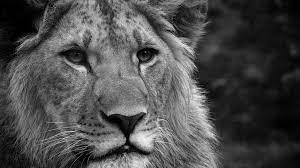
#> input picture tubitak/tubitak_arastirma/grayscale1.jpeg, 300 x 168 px
$ python grayscale_img.py
#> lines starting #> are read from the running program, lines starting #| are printed output that depends on the picture
from PIL import Image

import matplotlib.pyplot as plt

import math

input_image = Image.open("grayscale1.jpeg")
#> input_image is the input picture: PIL image 300x168 RGB; min 0, max 252, mean 76.4

pixel_map = input_image.load()

freq_table = {}

for i in range(1, 255//8 + 2):
    freq_table[str(i)] = 0


'''
1: 7                1: [0, 7]
2: 6                2: [8, 15]
...

C = {c1, c2, c3, ..., c ceil(255/8) }


c1: [0, 8)
c2: [8, 16)
c3: [16, 24)
c4: [24, 32)
c5: [32, 40)
c6: [40, 48)
c7: [48, 56)
c8: [56, 64)
c9: [64, 72)

c1: [0, s)
c2: [s, 2s)
c3: [2s, 3s)
...
ci: [(i-1)*s, i*s)
'''


width, height = input_image.size
#> width = 300; height = 168

for i in range(width):
    for j in range(height):
        r, g, b= input_image.getpixel((i, j))
        # r = g = b
        # p --> p // s + 1 ==> p: pixel degeri, s: aralik degeri (8)
        ait_oldugu_class = str(r // 8 + 1)
        '''
        ustteki formul dogru cunku class'lari 1'den baslattigimiz icin 1 ekliyoruz ve aralik 8 oldugu icin
        de 8 e boluyoruz
        '''
        # print(ait_oldugu_class, r)

        freq_table[ait_oldugu_class] += 1
#> after the loop, freq_table = 32 items


sorted_freq_table = {k: v for k, v in sorted(freq_table.items(), key=lambda item: item[1], reverse=True)}
#> sorted_freq_table = 32 items

x = sorted_freq_table.keys()
y = sorted_freq_table.values()
plt.plot(x, y)
plt.show()
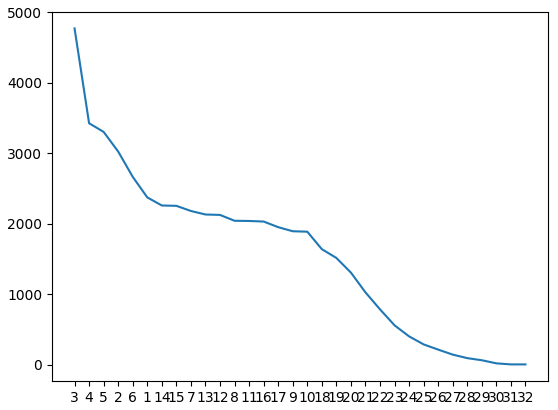
#> figure drawn by matplotlib, 1 panel
